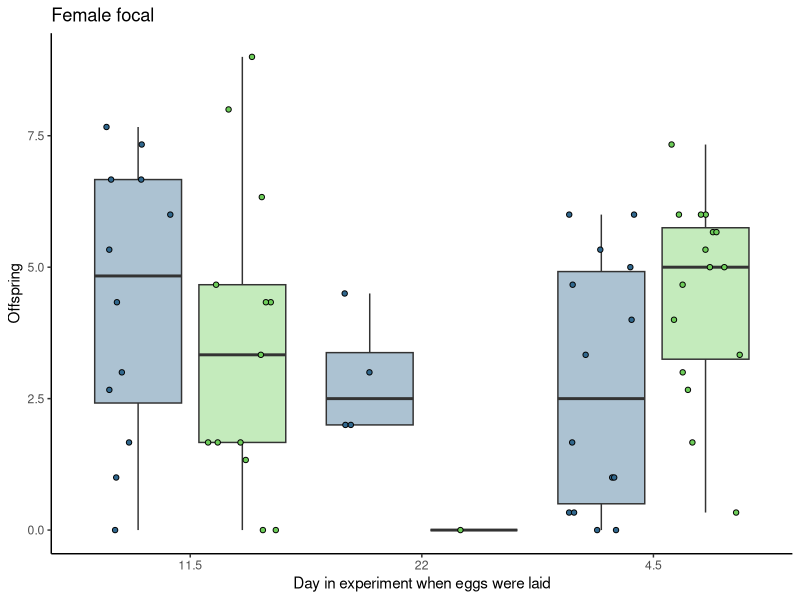
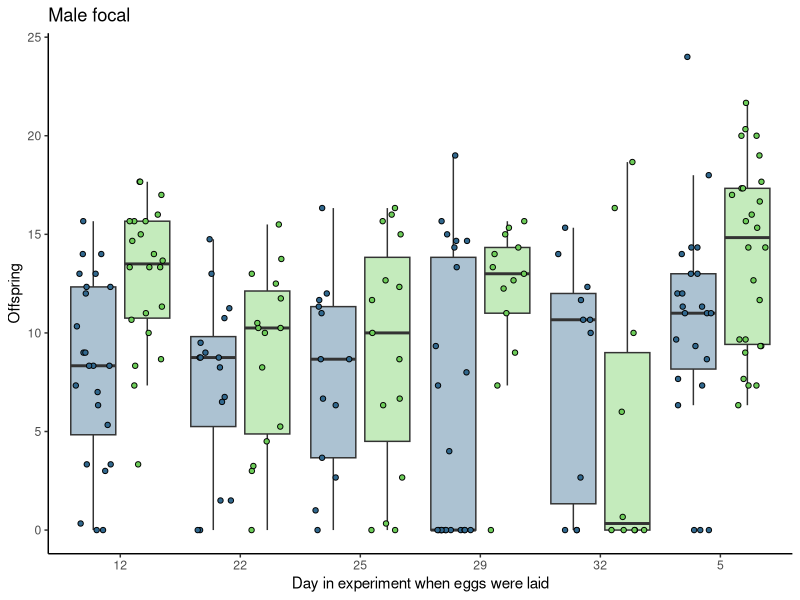

These figures' R source, in order:
## Packages
library(tidyverse)
library(ggplot2)
library(readxl)
library(viridisLite)
library(patchwork)


## Choosing colours from viridis to use: 
viridis_colors <- viridis(10)


## Reading pupae data in
reproductive_adultstraits_f <- read_excel("data/fitness_development/treatment_reproductive.xlsx", sheet = "females")


reproductive_adultstraits_f$day <- as.character(reproductive_adultstraits_f$day)



# Plot
# Updated plot
reproductive_boxplot_adultstraits_f <- ggplot(reproductive_adultstraits_f, 
                                            aes(x = day, y = os, fill = treatment)) +
  geom_boxplot(outlier.shape = NA, alpha = .4, position = position_dodge(width = 0.9)) +
  geom_point(aes(fill = treatment),
             size = 1.5, shape = 21,
             position = position_jitterdodge(jitter.width = 0.3, dodge.width = 0.9)) +
  scale_fill_manual(values = viridis_colors[c(4, 8)], 
                    labels = c("Conditioned female", "Conditioned male", 
                               "Unconditioned female", "Unconditioned male")) +
  theme_classic() +
  theme(legend.position = "none",
        legend.justification = "right",
        legend.direction = "vertical",
        strip.placement = "outside", 
        strip.background = element_blank(),  
        strip.text = element_text(face = "bold")) +
  labs(x = "Day in experiment when eggs were laid", 
       y = "Offspring",
       fill = "Treatment",
         title = "Female focal") 

reproductive_boxplot_adultstraits_f


## male 
## Reading pupae data in
reproductive_adultstraits_m <- read_excel("data/fitness_development/treatment_reproductive.xlsx", sheet = "males")


reproductive_adultstraits_m$day <- as.character(reproductive_adultstraits_m$day)



# Plot
# Updated plot
reproductive_boxplot_adultstraits_m <- ggplot(reproductive_adultstraits_m, 
                                              aes(x = day, y = os, fill = treatment)) +
  geom_boxplot(outlier.shape = NA, alpha = .4, position = position_dodge(width = 0.9)) +
  geom_point(aes(fill = treatment),
             size = 1.5, shape = 21,
             position = position_jitterdodge(jitter.width = 0.3, dodge.width = 0.9)) +
  scale_fill_manual(values = viridis_colors[c(4, 8)], 
                    labels = c("Conditioned female", "Conditioned male", 
                               "Unconditioned female", "Unconditioned male")) +
  theme_classic() +
  theme(legend.position = "none",
        legend.justification = "right",
        legend.direction = "vertical",
        strip.placement = "outside", 
        strip.background = element_blank(),  
        strip.text = element_text(face = "bold")) +
  labs(x = "Day in experiment when eggs were laid", 
       y = "Offspring",
       fill = "Treatment",
       title = "Male focal") 

reproductive_boxplot_adultstraits_m
